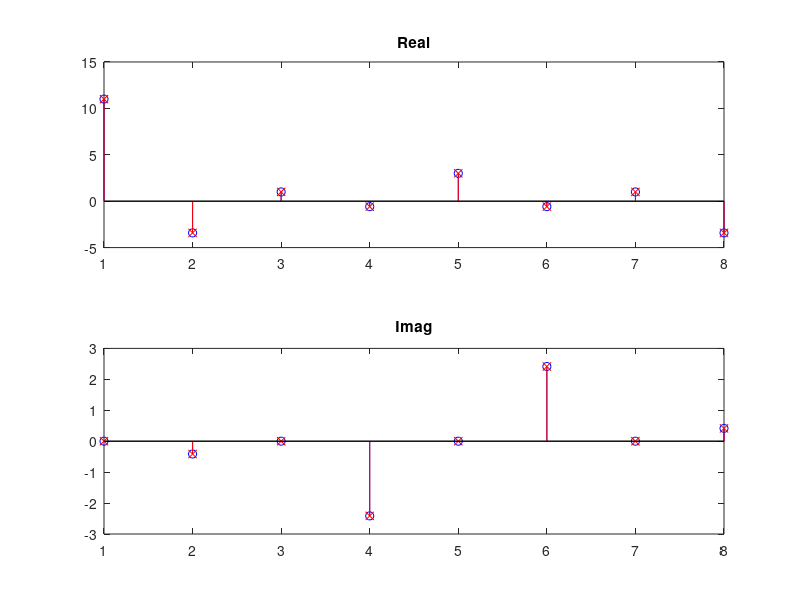

Here is the MATLAB script that generated this plot:
x = [1 1 1 2 3 1 2 0].';  % 8 điểm
W8 = exp(-1j * 2*pi/8 * (0:3)).';

% === Stage 1 ===
x1 = x(1:4);           % direct path
x2 = x(5:8);           % delayed path

a1 = x1 + x2;          % sum
b1 = (x1 - x2) .* W8;  % difference with twiddle

stage1_out = [a1; b1]; % output 8 điểm

% === Stage 2 === (2-point butterfly trên từng cặp)
stage2_in = stage1_out;

a2 = stage2_in([1 2 5 6]) + stage2_in([3 4 7 8]);
b2 = (stage2_in([1 2 5 6]) - stage2_in([3 4 7 8])) .* W8([1 3 1 3]);  % W8^0 và W8^2

stage2_out = zeros(8,1);
stage2_out([1 2 5 6]) = a2;
stage2_out([3 4 7 8]) = b2;

% === Stage 3 ===
stage3_in = stage2_out;

a3 = stage3_in([1 3 5 7]) + stage3_in([2 4 6 8]);
b3 = (stage3_in([1 3 5 7]) - stage3_in([2 4 6 8]));  % W8^0 → W8^3

stage3_out = zeros(8,1);
stage3_out([1 3 5 7]) = a3;
stage3_out([2 4 6 8]) = b3;

% === Bit-reversal ===
N = 8;
bit_rev_idx = bitrevorder(0:N-1) + 1;  % MATLAB dùng index từ 1

X_mdc = stage3_out(bit_rev_idx);

% === So sánh ===
X_ref = fft(x);
fprintf('Max abs error: %.3e\n', max(abs(X_ref - X_mdc)));

% === Vẽ kết quả ===
subplot(2,1,1); stem(real(X_ref), 'bo'); hold on; stem(real(X_mdc), 'rx'); title('Real');
subplot(2,1,2); stem(imag(X_ref), 'bo'); hold on; stem(imag(X_mdc), 'rx'); title('Imag');
